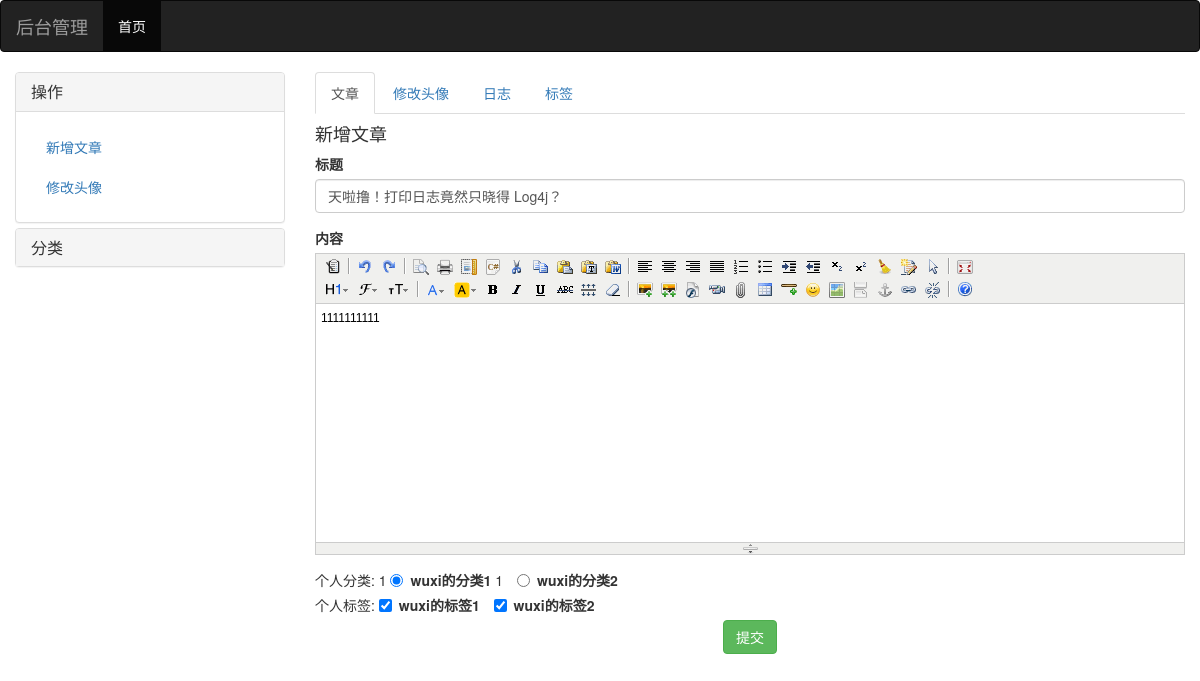
The app's page /update_article/3/ (signed in) with its own data.
### blog/models.py (models this page shows, shortened)
class Article(models.Model):
    name = models.CharField(max_length=32, verbose_name='文章名称')
    description = models.CharField(max_length=128, verbose_name='文章描述')
    content = models.TextField(verbose_name='文章内容')
    create_time = models.DateTimeField(auto_now_add=True, null=True)
    up_num = models.IntegerField(verbose_name='点赞数', default=0)
    down_num = models.IntegerField(verbose_name='点踩数', default=0)
    commit_num = models.IntegerField(verbose_name='评论数', default=0)
    blog = models.ForeignKey(to='Blog', verbose_name='关联博客', on_delete=models.CASCADE, null=True)
    category = models.ForeignKey(to='Category', verbose_name='关联分类', on_delete=models.CASCADE)
    tag = models.ManyToManyField(to='Tag', verbose_name='关联标签')

class Category(models.Model):
    name = models.CharField(max_length=32, verbose_name='分类名称')
    blog = models.ForeignKey(to='Blog', verbose_name='关联博客', on_delete=models.CASCADE)

class Tag(models.Model):
    name = models.CharField(max_length=32, verbose_name='标签名称')
    blog = models.ForeignKey(to='Blog', verbose_name='关联博客', on_delete=models.CASCADE)

### blog/views.py (the view, shortened to what this page needs)
# urls.py: re_path('^update_article/(?P<id>\d+)', views.update_article, name='update_article'),
@login_required
def update_article(request, id):
    article = models.Article.objects.get(id=id)
    if request.method == 'GET':
        category_list = models.Category.objects.filter(blog=request.user.blog)
        tag_list = models.Tag.objects.filter(blog=request.user.blog)
        return render(request, 'backend/update_article.html', locals())

### blog/templatetags/blogsiteleft.py (called while the page is built)
@register.inclusion_tag('backend/backleft.html')
def backleft(request):
    res_category = models.Category.objects.filter(blog=request.user.blog).annotate(num=Count('article__id')).values_list(
        'name', 'num', 'id')
    name = request.user.username
    return {'res_category': res_category, 'name': name}

### templates/backend/update_article.html (shortened to what this page needs)
{% extends 'backend/backbase.html' %}
{% block content %}
    <div>
        <h4>新增文章</h4>
        <form action="" method="post">
            <div class="form-group">
                <label for="">标题</label>
                <input type="text" name="name" class="form-control" value="{{ article.name }}">
            </div>
            <div class="form-group">
                <label for="">内容</label>
            </div>
            <div>
                个人分类:
                {% for category in category_list %}
                    {{ article.category_id }}
                    <div class="radio-inline">
                        <label>
                            {% if article.category_id == category.id %}
                                <input type="radio" name="category" value="{{ category.id }}" checked>
                            {% else %}
                                <input type="radio" name="category" value="{{ category.id }}">
                            {% endif %}
                            {{ category.name }}
                        </label>
                    </div>
                {% endfor %}
            </div>
            <div>
                个人标签:
                {% for tag in tag_list %}
                    <div class="checkbox-inline">
                        <label>
                            {% if tag in article.tag.all %}
                                <input type="checkbox" name="tag" value="{{ tag.id }}" checked>
                            {% else %}
                                <input type="checkbox" name="tag" value="{{ tag.id }}">
                            {% endif %}
                            {{ tag.name }}
                        </label>
                    </div>
                {% endfor %}
            </div>
            <div class="text-center">
                <input type="submit" class="btn btn-success" value="提交">
            </div>
        </form>
    </div>
{% endblock %}

### records on screen
Article: name "天啦撸！打印日志竟然只晓得 Log4j？", category_id "1"
Category: name "wuxi的分类1"
Category: name "wuxi的分类2"
Tag: name "wuxi的标签1"
Tag: name "wuxi的标签2"
